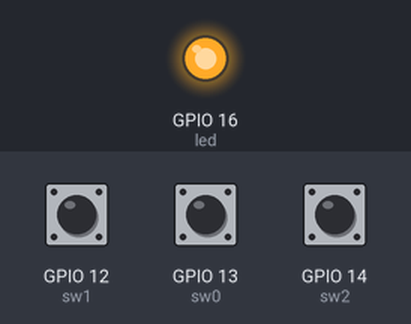
Simulated run of this sketch. Board: ESP8266 (NodeMCU). Parts: output pins drawn as LEDs (lit = HIGH). Inputs (shaded band) come from the test bench; at power-on: GPIO 12 (sw1) LOW, GPIO 13 (sw0) LOW, GPIO 14 (sw2) LOW. WiFi joins after 1.5 s; servers stay silent unless stated; what the sketch prints to the serial monitor is not drawn.

Above: at 4.2 s.
At 112.8 s:
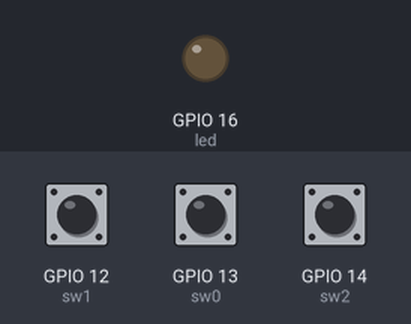
Timing chart, 0 to 130.0 s (numbered marks = the images above):
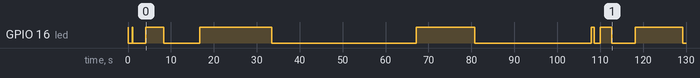

The sketch:

light_client_esp_wroom_02.ino
```cpp
#include <ESP8266WiFi.h>
#include <WiFiUDP.h>

#define MS2CLOCK(ms) ((ms) * 80000L)

extern "C" {
#include "user_interface.h"
}

const int led = 16;
const int sw0 = 13;
const int sw1 = 12;
const int sw2 = 14;

//Access Point Setting
const char* ssid     = "SSID";
const char* password = "password";

// name of this module
const char* request;

unsigned int localPort = 58240;

bool broadcast = true;
unsigned int cnt_broadcast = 0;
unsigned int err_receive = 0;
unsigned int cnt_led = 0;


// timer interrupt
void tasker_init(void) {
  noInterrupts();
  timer0_isr_init();
  timer0_attachInterrupt(timerCallback);
  timer0_write(ESP.getCycleCount() + MS2CLOCK(100)); // 0.1 sec ( @80MHz )
  interrupts();
}
void timerCallback(void) {
  static int inner_cnt = 0;

  if( inner_cnt == 0 ){
    cnt_broadcast++;
    err_receive++;
  }

  inner_cnt++;
  if(inner_cnt == 10) inner_cnt = 0;

  cnt_led++;

  timer0_write(ESP.getCycleCount() + MS2CLOCK(100)); // 0.1 sec ( @80MHz )
}

// set
void set_led(char* data, int len){
  Serial.write(131);
  for(int i = 0; i < len; i++){
    Serial.write(data[i]);
  }
}

WiFiUDP UDP;

IPAddress broadcast_addr = IPAddress(192,168,1,255);
const unsigned int broadcast_port = 58240;

void setup() {
  // initialize Serial Communication
  Serial.begin(9600);

  // initialize GPIO
  pinMode(led, OUTPUT);
  pinMode(sw0, INPUT);
  pinMode(sw1, INPUT);
  pinMode(sw2, INPUT);

  // set name of this module
  int number = 0;
  if( digitalRead(sw0) == HIGH ) number += 1;
  if( digitalRead(sw1) == HIGH ) number += 2;
  if( digitalRead(sw2) == HIGH ) number += 4;
  switch( number ){
    case 1:
      request = "name=light1\r\n";
      break;
    case 2:
      request = "name=light2\r\n";
      break;
    case 3:
      request = "name=light3\r\n";
      break;
    case 4:
      request = "name=light4\r\n";
      break;
    case 5:
      request = "name=light5\r\n";
      break;
    case 6:
      request = "name=light6\r\n";
      break;
    case 7:
      request = "name=light7\r\n";
      break;
    default:
      request = "name=light0\r\n";
      break;
  }

  // connect to AccessPoint(AP)
  WiFi.begin(ssid, password);

  // Check the status of AP
  while ( WiFi.status() != WL_CONNECTED ) {
    digitalWrite(led, HIGH);
    delay(50);
    digitalWrite(led, LOW);
    delay(950);
  }

  UDP.begin(localPort);

  tasker_init();
}

void loop() {
  static char packetBuffer[4];
  static char testing_data[4] = {0};

  if( broadcast ){
    if( cnt_broadcast >= 10 ){
      // Send packet @ 1[Hz]
      UDP.beginPacketMulticast(broadcast_addr, broadcast_port, WiFi.localIP(), 1);
      UDP.write(request);
      UDP.endPacket();
      cnt_broadcast = 0;

    }

    if( cnt_led < 1 ){
      digitalWrite(led, LOW);
      for(int i = 0; i < 4; i++) testing_data[i] = 0;
    }else if( cnt_led < 2 ){
      digitalWrite(led, HIGH);
      for(int i = 0; i < 4; i++) testing_data[i] = 20;
    }else{
      set_led((char *)testing_data, 4);
      cnt_led = 0;
    }

  }else{
    digitalWrite(led, HIGH);
  }

  if( UDP.parsePacket() > 0 ){
    broadcast = false;
    err_receive = 0;
    UDP.read(packetBuffer, 4);
    UDP.flush();

    set_led(packetBuffer, 4);
  }

  if( err_receive > 5 ){
    broadcast = true;
  }

}
```
